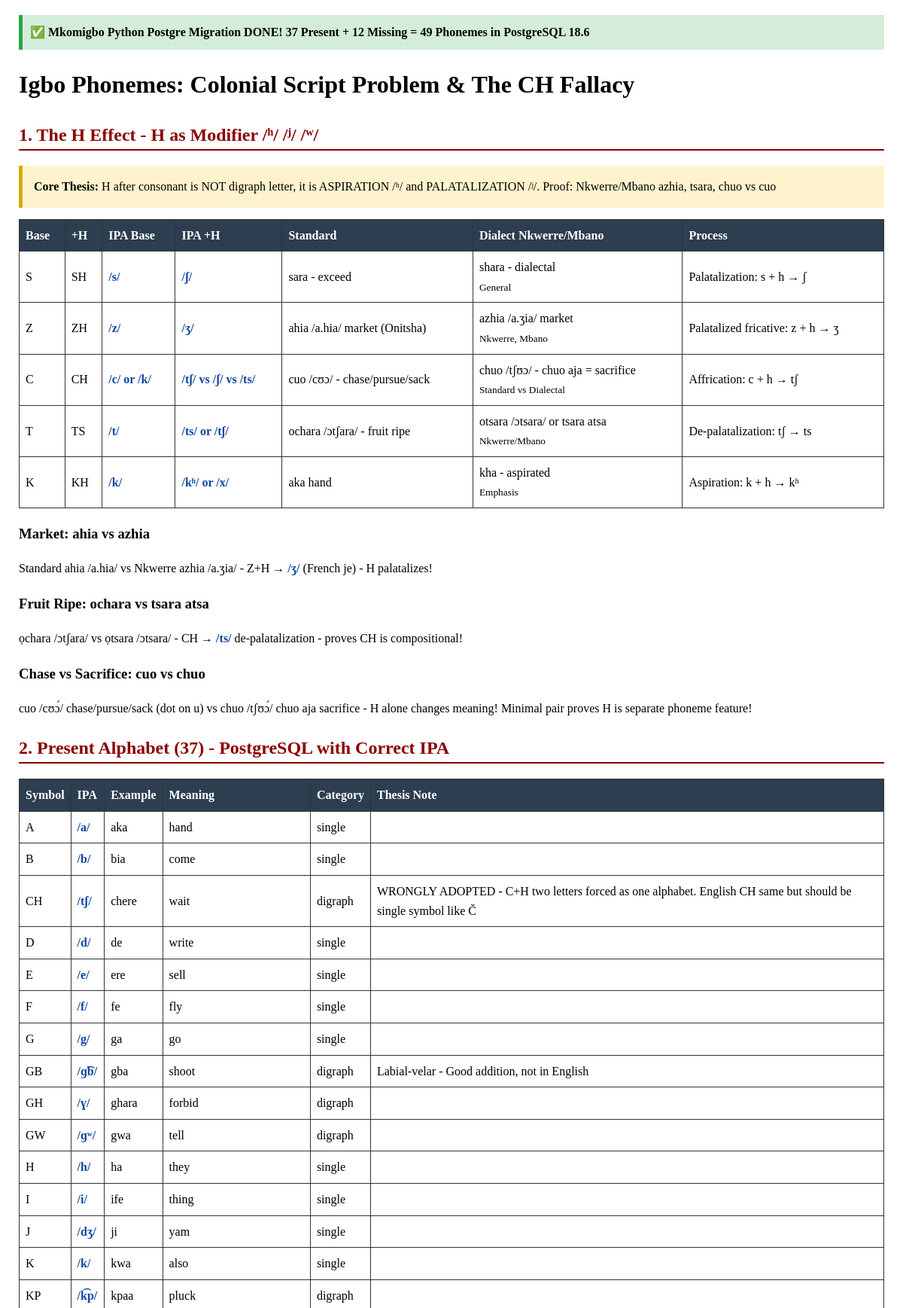
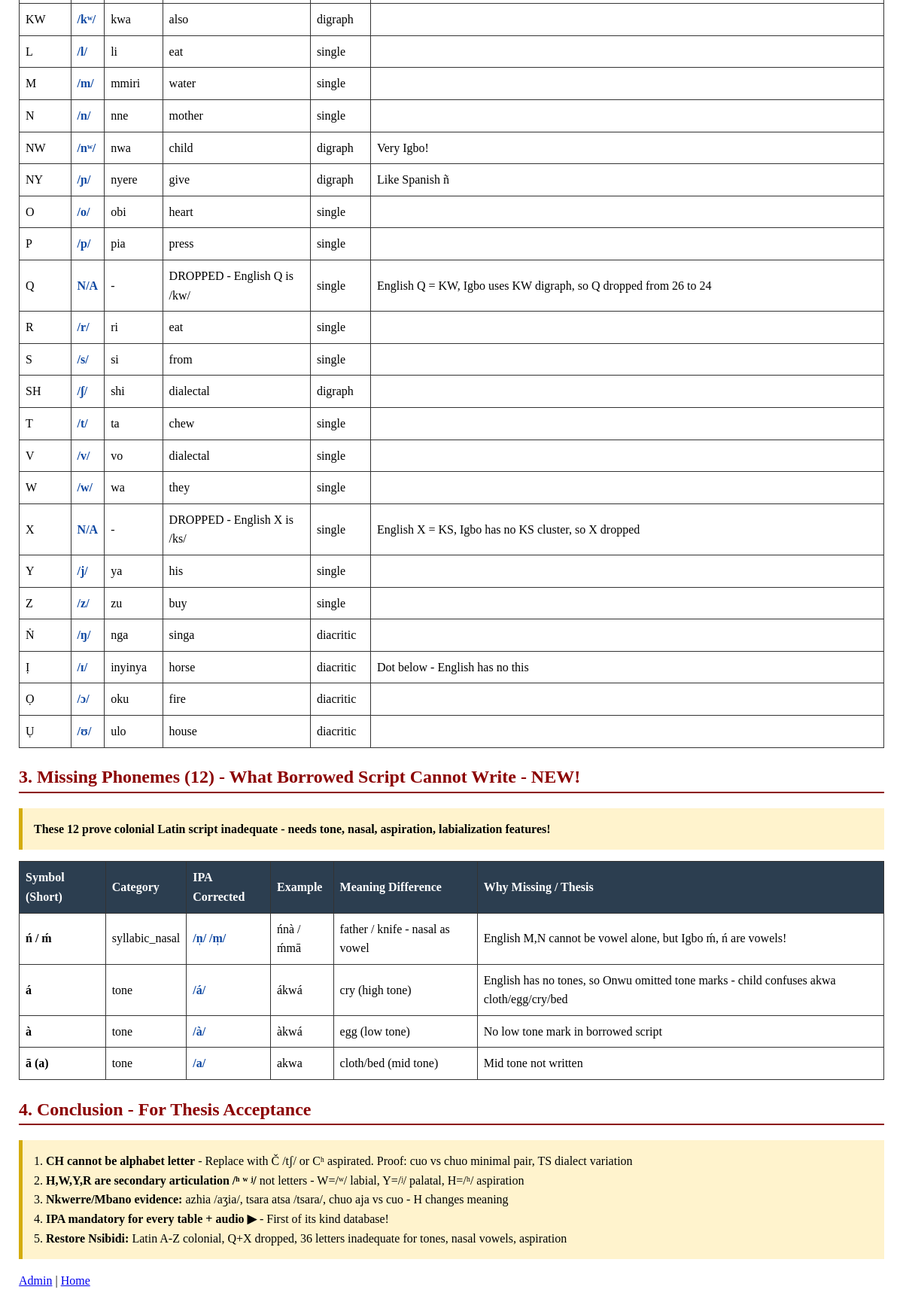
Page /subjects/language1/phonemes/ on the committed database (2 pictures, top to bottom).
### lang1/models.py (models this page shows, shortened)
class PresentAlphabet(models.Model):
    CATEGORY_CHOICES = [
        ('single', 'Single Letter'),
        ('digraph', 'Digraph - Wrongly as Letter'),
        ('diacritic', 'Diacritic Letter'),
    ]
    symbol = models.CharField(max_length=10)
    ipa = models.CharField(max_length=20)
    example = models.CharField(max_length=50)
    meaning = models.CharField(max_length=100)
    category = models.CharField(max_length=20, choices=CATEGORY_CHOICES)
    is_dropped = models.BooleanField(default=False)
    thesis_note = models.TextField(blank=True)
    audio = models.FileField(upload_to='phonemes/', blank=True, null=True)

class MissingPhoneme(models.Model):
    symbol = models.CharField(max_length=20)
    category = models.CharField(max_length=30, choices=[
        ('tone', 'Tone'),
        ('syllabic_nasal', 'Syllabic Nasal'),
        ('labialized', 'Labialized'),
        ('original', 'Original Script'),
    ])
    ipa = models.CharField(max_length=20)
    example = models.CharField(max_length=100)
    meaning_diff = models.CharField(max_length=200)
    reason_missing = models.TextField()
    audio = models.FileField(upload_to='missing/', blank=True, null=True)

### lang1/views.py (the view)
# urls.py: path('subjects/language1/phonemes/', views.phonemes_view, name='phonemes'),
def phonemes_view(request):
    present = PresentAlphabet.objects.all().order_by('symbol')
    missing = MissingPhoneme.objects.all().order_by('category')
    h_effects = [
        {'base': 'S', 'with_h': 'SH', 'ipa_base': '/s/', 'ipa_h': '/ʃ/', 'example_std': 'sara - exceed', 'example_dialect': 'shara - dialectal', 'dialect': 'General', 'process': 'Palatalization: s + h → ʃ'},
        {'base': 'Z', 'with_h': 'ZH', 'ipa_base': '/z/', 'ipa_h': '/ʒ/', 'example_std': 'ahia /a.hia/ market (Onitsha)', 'example_dialect': 'azhia /a.ʒia/ market', 'dialect': 'Nkwerre, Mbano', 'process': 'Palatalized fricative: z + h → ʒ'},
        {'base': 'C', 'with_h': 'CH', 'ipa_base': '/c/ or /k/', 'ipa_h': '/tʃ/ vs /ʃ/ vs /ts/', 'example_std': 'cuo /cʊɔ/ - chase/pursue/sack', 'example_dialect': 'chuo /tʃʊɔ/ - chuo aja = sacrifice', 'dialect': 'Standard vs Dialectal', 'process': 'Affrication: c + h → tʃ'},
        {'base': 'T', 'with_h': 'TS', 'ipa_base': '/t/', 'ipa_h': '/ts/ or /tʃ/', 'example_std': 'ochara /ɔtʃara/ - fruit ripe', 'example_dialect': 'otsara /ɔtsara/ or tsara atsa', 'dialect': 'Nkwerre/Mbano', 'process': 'De-palatalization: tʃ → ts'},
        {'base': 'K', 'with_h': 'KH', 'ipa_base': '/k/', 'ipa_h': '/kʰ/ or /x/', 'example_std': 'aka hand', 'example_dialect': 'kha - aspirated', 'dialect': 'Emphasis', 'process': 'Aspiration: k + h → kʰ'},
    ]
    return render(request, 'lang1/phonemes.html', {
        'present': present,
        'missing': missing,
        'h_effects': h_effects,
    })

### lang1/templates/lang1/phonemes.html (shortened to what this page needs)
<!DOCTYPE html>
<html><head><title>Igbo Phonemes Thesis - COMPLETE</title>
</head><body>
<div class="success"><b>✅ Mkomigbo Python Postgre Migration DONE! 37 Present + 12 Missing = 49 Phonemes in PostgreSQL 18.6</b></div>
<h1>Igbo Phonemes: Colonial Script Problem & The CH Fallacy</h1>
<h2>1. The H Effect - H as Modifier /ʰ/ /ʲ/ /ʷ/</h2>
<div class="thesis-box"><b>Core Thesis:</b> H after consonant is NOT digraph letter, it is ASPIRATION /ʰ/ and PALATALIZATION /ʲ/. Proof: Nkwerre/Mbano azhia, tsara, chuo vs cuo</div>
<table><tr><th>Base</th><th>+H</th><th>IPA Base</th><th>IPA +H</th><th>Standard</th><th>Dialect Nkwerre/Mbano</th><th>Process</th></tr>
{% for r in h_effects %}<tr><td>{{ r.base }}</td><td>{{ r.with_h }}</td><td class="ipa">{{ r.ipa_base }}</td><td class="ipa">{{ r.ipa_h }}</td><td>{{ r.example_std }}</td><td>{{ r.example_dialect }}<br><small>{{ r.dialect }}</small></td><td>{{ r.process }}</td></tr>{% endfor %}</table>
<h3>Market: ahia vs azhia</h3><p>Standard ahia /a.hia/ vs Nkwerre azhia /a.ʒia/ - Z+H → <span class="ipa">/ʒ/</span> (French je) - H palatalizes!</p>
<h3>Fruit Ripe: ochara vs tsara atsa</h3><p>ọchara /ɔtʃara/ vs ọtsara /ɔtsara/ - CH → <span class="ipa">/ts/</span> de-palatalization - proves CH is compositional!</p>
<h3>Chase vs Sacrifice: cuo vs chuo</h3><p>cuo /cʊɔ́/ chase/pursue/sack (dot on u) vs chuo /tʃʊɔ́/ chuo aja sacrifice - H alone changes meaning! Minimal pair proves H is separate phoneme feature!</p>
<h2>2. Present Alphabet (37) - PostgreSQL with Correct IPA</h2>
<table><tr><th>Symbol</th><th>IPA</th><th>Example</th><th>Meaning</th><th>Category</th><th>Thesis Note</th></tr>
{% for p in present %}<tr><td>{{ p.symbol }}</td><td class="ipa">{{ p.ipa }}</td><td>{{ p.example }}</td><td>{{ p.meaning }}</td><td>{{ p.category }}</td><td>{{ p.thesis_note }}</td></tr>{% endfor %}</table>
<h2>3. Missing Phonemes (12) - What Borrowed Script Cannot Write - NEW!</h2>
<div class="thesis-box"><b>These 12 prove colonial Latin script inadequate - needs tone, nasal, aspiration, labialization features!</b></div>
<table><tr><th>Symbol (Short)</th><th>Category</th><th>IPA Corrected</th><th>Example</th><th>Meaning Difference</th><th>Why Missing / Thesis</th></tr>
{% for m in missing %}<tr><td><b>{{ m.symbol }}</b></td><td>{{ m.category }}</td><td class="ipa">{{ m.ipa }}</td><td>{{ m.example }}</td><td>{{ m.meaning_diff }}</td><td>{{ m.reason_missing }}</td></tr>{% endfor %}</table>
<h2>4. Conclusion - For Thesis Acceptance</h2>
<div class="thesis-box">
1. <b>CH cannot be alphabet letter</b> - Replace with Č /tʃ/ or Cʰ aspirated. Proof: cuo vs chuo minimal pair, TS dialect variation<br>
2. <b>H,W,Y,R are secondary articulation /ʰ ʷ ʲ/</b> not letters - W=/ʷ/ labial, Y=/ʲ/ palatal, H=/ʰ/ aspiration<br>
3. <b>Nkwerre/Mbano evidence:</b> azhia /aʒia/, tsara atsa /tsara/, chuo aja vs cuo - H changes meaning<br>
4. <b>IPA mandatory for every table + audio ▶</b> - First of its kind database!<br>
5. <b>Restore Nsibidi:</b> Latin A-Z colonial, Q+X dropped, 36 letters inadequate for tones, nasal vowels, aspiration
</div>
<p><a href="/admin/">Admin</a> | <a href="/">Home</a></p>
</body></html>

### lang1/templates/lang1/phonemes.html (style rules this page uses)
body { font-family: Georgia, serif; max-width:1150px; margin:auto; padding:20px; line-height:1.6 }
table { border-collapse:collapse; width:100%; margin:15px 0 }
th,td { border:1px solid #333; padding:8px; text-align:left }
th { background:#2c3e50; color:white }
h2 { color:#8B0000; border-bottom:2px solid #8B0000 }
.thesis-box { background:#fff3cd; border-left:5px solid #d4ac0d; padding:15px; margin:15px 0 }
.ipa { font-family:"Charis SIL", serif; color:#0d47a1; font-weight:bold }
.success { background:#d4edda; border-left:5px solid #28a745; padding:10px }

### rows in the picture
PresentAlphabet: symbol "A", ipa "/a/", example "aka", meaning "hand", category "single"
PresentAlphabet: symbol "B", ipa "/b/", example "bia", meaning "come", category "single"
PresentAlphabet: symbol "CH", ipa "/tʃ/", example "chere", meaning "wait", category "digraph", thesis_note "WRONGLY ADOPTED - C+H two letters forced as one alphabet. English CH same but should be single symbol like Č"
PresentAlphabet: symbol "D", ipa "/d/", example "de", meaning "write", category "single"
PresentAlphabet: symbol "E", ipa "/e/", example "ere", meaning "sell", category "single"
PresentAlphabet: symbol "F", ipa "/f/", example "fe", meaning "fly", category "single"
PresentAlphabet: symbol "G", ipa "/g/", example "ga", meaning "go", category "single"
PresentAlphabet: symbol "GB", ipa "/ɡ͡b/", example "gba", meaning "shoot", category "digraph", thesis_note "Labial-velar - Good addition, not in English"
PresentAlphabet: symbol "GH", ipa "/ɣ/", example "ghara", meaning "forbid", category "digraph"
PresentAlphabet: symbol "GW", ipa "/ɡʷ/", example "gwa", meaning "tell", category "digraph"
PresentAlphabet: symbol "H", ipa "/h/", example "ha", meaning "they", category "single"
PresentAlphabet: symbol "I", ipa "/i/", example "ife", meaning "thing", category "single"
PresentAlphabet: symbol "J", ipa "/dʒ/", example "ji", meaning "yam", category "single"
PresentAlphabet: symbol "K", ipa "/k/", example "kwa", meaning "also", category "single"
PresentAlphabet: symbol "KP", ipa "/k͡p/", example "kpaa", meaning "pluck", category "digraph"
PresentAlphabet: symbol "KW", ipa "/kʷ/", example "kwa", meaning "also", category "digraph"
PresentAlphabet: symbol "L", ipa "/l/", example "li", meaning "eat", category "single"
PresentAlphabet: symbol "M", ipa "/m/", example "mmiri", meaning "water", category "single"
PresentAlphabet: symbol "N", ipa "/n/", example "nne", meaning "mother", category "single"
PresentAlphabet: symbol "NW", ipa "/nʷ/", example "nwa", meaning "child", category "digraph", thesis_note "Very Igbo!"
PresentAlphabet: symbol "NY", ipa "/ɲ/", example "nyere", meaning "give", category "digraph", thesis_note "Like Spanish ñ"
PresentAlphabet: symbol "O", ipa "/o/", example "obi", meaning "heart", category "single"
PresentAlphabet: symbol "P", ipa "/p/", example "pia", meaning "press", category "single"
PresentAlphabet: symbol "Q", ipa "N/A", example "-", meaning "DROPPED - English Q is /kw/", category "single", thesis_note "English Q = KW, Igbo uses KW digraph, so Q dropped from 26 to 24"
PresentAlphabet: symbol "R", ipa "/r/", example "ri", meaning "eat", category "single"
PresentAlphabet: symbol "S", ipa "/s/", example "si", meaning "from", category "single"
PresentAlphabet: symbol "SH", ipa "/ʃ/", example "shi", meaning "dialectal", category "digraph"
PresentAlphabet: symbol "T", ipa "/t/", example "ta", meaning "chew", category "single"
PresentAlphabet: symbol "V", ipa "/v/", example "vo", meaning "dialectal", category "single"
PresentAlphabet: symbol "W", ipa "/w/", example "wa", meaning "they", category "single"
PresentAlphabet: symbol "X", ipa "N/A", example "-", meaning "DROPPED - English X is /ks/", category "single", thesis_note "English X = KS, Igbo has no KS cluster, so X dropped"
PresentAlphabet: symbol "Y", ipa "/j/", example "ya", meaning "his", category "single"
PresentAlphabet: symbol "Z", ipa "/z/", example "zu", meaning "buy", category "single"
PresentAlphabet: symbol "Ṅ", ipa "/ŋ/", example "nga", meaning "singa", category "diacritic"
PresentAlphabet: symbol "Ị", ipa "/ɪ/", example "inyinya", meaning "horse", category "diacritic", thesis_note "Dot below - English has no this"
PresentAlphabet: symbol "Ọ", ipa "/ɔ/", example "oku", meaning "fire", category "diacritic"
PresentAlphabet: symbol "Ụ", ipa "/ʊ/", example "ulo", meaning "house", category "diacritic"
MissingPhoneme: symbol "ń / ḿ", category "syllabic_nasal", ipa "/n̩/ /m̩/", example "ńnà / ḿmā", meaning_diff "father / knife - nasal as vowel", reason_missing "English M,N cannot be vowel alone, but Igbo ḿ, ń are vowels!"
MissingPhoneme: symbol "á", category "tone", ipa "/á/", example "ákwá", meaning_diff "cry (high tone)", reason_missing "English has no tones, so Onwu omitted tone marks - child confuses akwa cloth/egg/cry/bed"
MissingPhoneme: symbol "à", category "tone", ipa "/à/", example "àkwá", meaning_diff "egg (low tone)", reason_missing "No low tone mark in borrowed script"
MissingPhoneme: symbol "ā (a)", category "tone", ipa "/a/", example "akwa", meaning_diff "cloth/bed (mid tone)", reason_missing "Mid tone not written"

### other values in the picture
{{ r.base }} "S" "Z" "C" "T" "K"
{{ r.with_h }} "SH" "ZH" "CH" "TS" "KH"
{{ r.ipa_base }} "/s/" "/z/" "/c/ or /k/" "/t/" "/k/"
{{ r.ipa_h }} "/ʃ/" "/ʒ/" "/tʃ/ vs /ʃ/ vs /ts/" "/ts/ or /tʃ/" "/kʰ/ or /x/"
{{ r.example_std }} "sara - exceed" "ahia /a.hia/ market (Onitsha)" "cuo /cʊɔ/ - chase/pursue/sack" "ochara /ɔtʃara/ - fruit ripe" "aka hand"
{{ r.example_dialect }} "shara - dialectal" "azhia /a.ʒia/ market" "chuo /tʃʊɔ/ - chuo aja = sacrifice" "otsara /ɔtsara/ or tsara atsa" "kha - aspirated"
{{ r.dialect }} "General" "Nkwerre, Mbano" "Standard vs Dialectal" "Nkwerre/Mbano" "Emphasis"
{{ r.process }} "Palatalization: s + h → ʃ" "Palatalized fricative: z + h → ʒ" "Affrication: c + h → tʃ" "De-palatalization: tʃ → ts" "Aspiration: k + h → kʰ"
